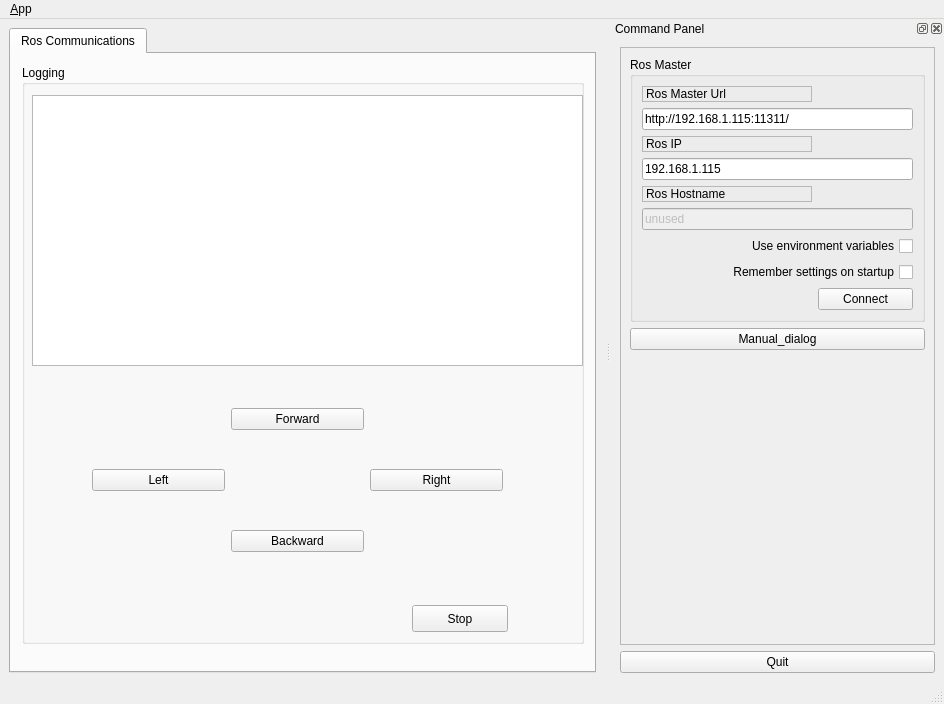
<?xml version="1.0" encoding="UTF-8"?>
<ui version="4.0">
 <class>MainWindowDesign</class>
 <widget class="QMainWindow" name="MainWindowDesign">
  <property name="geometry">
   <rect>
    <x>0</x>
    <y>0</y>
    <width>944</width>
    <height>704</height>
   </rect>
  </property>
  <property name="windowTitle">
   <string>QRosApp</string>
  </property>
  <property name="windowIcon">
   <iconset resource="../resources/images.qrc">
    <normaloff>:/images/icon.png</normaloff>:/images/icon.png</iconset>
  </property>
  <property name="locale">
   <locale language="English" country="Australia"/>
  </property>
  <widget class="QWidget" name="centralwidget">
   <layout class="QVBoxLayout" name="verticalLayout_2">
    <item>
     <widget class="QTabWidget" name="tab_manager">
      <property name="minimumSize">
       <size>
        <width>100</width>
        <height>0</height>
       </size>
      </property>
      <property name="locale">
       <locale language="English" country="Australia"/>
      </property>
      <property name="currentIndex">
       <number>0</number>
      </property>
      <widget class="QWidget" name="tab_status">
       <attribute name="title">
        <string>Ros Communications</string>
       </attribute>
       <widget class="QGroupBox" name="groupBox_12">
        <property name="geometry">
         <rect>
          <x>11</x>
          <y>11</y>
          <width>562</width>
          <height>579</height>
         </rect>
        </property>
        <property name="sizePolicy">
         <sizepolicy hsizetype="MinimumExpanding" vsizetype="Preferred">
          <horstretch>0</horstretch>
          <verstretch>0</verstretch>
         </sizepolicy>
        </property>
        <property name="title">
         <string>Logging</string>
        </property>
        <widget class="QListView" name="view_logging">
         <property name="geometry">
          <rect>
           <x>10</x>
           <y>30</y>
           <width>551</width>
           <height>271</height>
          </rect>
         </property>
        </widget>
        <widget class="QPushButton" name="pushButton_stop">
         <property name="geometry">
          <rect>
           <x>390</x>
           <y>540</y>
           <width>96</width>
           <height>27</height>
          </rect>
         </property>
         <property name="text">
          <string>Stop</string>
         </property>
        </widget>
        <widget class="QWidget" name="layoutWidget">
         <property name="geometry">
          <rect>
           <x>70</x>
           <y>310</y>
           <width>411</width>
           <height>211</height>
          </rect>
         </property>
         <layout class="QGridLayout" name="gridLayout_2">
          <item row="1" column="2">
           <widget class="QPushButton" name="pushButton_right">
            <property name="text">
             <string>Right</string>
            </property>
           </widget>
          </item>
          <item row="2" column="1">
           <widget class="QPushButton" name="pushButton_backward">
            <property name="text">
             <string>Backward</string>
            </property>
           </widget>
          </item>
          <item row="0" column="1">
           <widget class="QPushButton" name="pushButton_forward">
            <property name="text">
             <string>Forward</string>
            </property>
           </widget>
          </item>
          <item row="1" column="0">
           <widget class="QPushButton" name="pushButton_left">
            <property name="text">
             <string>Left</string>
            </property>
           </widget>
          </item>
         </layout>
        </widget>
       </widget>
      </widget>
     </widget>
    </item>
   </layout>
  </widget>
  <widget class="QMenuBar" name="menubar">
   <property name="geometry">
    <rect>
     <x>0</x>
     <y>0</y>
     <width>944</width>
     <height>28</height>
    </rect>
   </property>
   <widget class="QMenu" name="menu_File">
    <property name="title">
     <string>&amp;App</string>
    </property>
    <addaction name="action_Preferences"/>
    <addaction name="separator"/>
    <addaction name="actionAbout"/>
    <addaction name="actionAbout_Qt"/>
    <addaction name="separator"/>
    <addaction name="action_Quit"/>
   </widget>
   <addaction name="menu_File"/>
  </widget>
  <widget class="QStatusBar" name="statusbar"/>
  <widget class="QDockWidget" name="dock_status">
   <property name="sizePolicy">
    <sizepolicy hsizetype="Minimum" vsizetype="Preferred">
     <horstretch>0</horstretch>
     <verstretch>0</verstretch>
    </sizepolicy>
   </property>
   <property name="minimumSize">
    <size>
     <width>333</width>
     <height>524</height>
    </size>
   </property>
   <property name="allowedAreas">
    <set>Qt::RightDockWidgetArea</set>
   </property>
   <property name="windowTitle">
    <string>Command Panel</string>
   </property>
   <attribute name="dockWidgetArea">
    <number>2</number>
   </attribute>
   <widget class="QWidget" name="dockWidgetContents_2">
    <layout class="QVBoxLayout" name="verticalLayout">
     <item>
      <widget class="QFrame" name="frame">
       <property name="sizePolicy">
        <sizepolicy hsizetype="Minimum" vsizetype="Preferred">
         <horstretch>0</horstretch>
         <verstretch>0</verstretch>
        </sizepolicy>
       </property>
       <property name="frameShape">
        <enum>QFrame::StyledPanel</enum>
       </property>
       <property name="frameShadow">
        <enum>QFrame::Raised</enum>
       </property>
       <layout class="QVBoxLayout" name="verticalLayout_3">
        <item>
         <widget class="QGroupBox" name="groupBox">
          <property name="title">
           <string>Ros Master</string>
          </property>
          <layout class="QGridLayout" name="gridLayout">
           <item row="0" column="0">
            <widget class="QLabel" name="label">
             <property name="frameShape">
              <enum>QFrame::StyledPanel</enum>
             </property>
             <property name="frameShadow">
              <enum>QFrame::Raised</enum>
             </property>
             <property name="text">
              <string>Ros Master Url</string>
             </property>
            </widget>
           </item>
           <item row="1" column="0" colspan="2">
            <widget class="QLineEdit" name="line_edit_master">
             <property name="text">
              <string>http://192.168.1.115:11311/</string>
             </property>
            </widget>
           </item>
           <item row="2" column="0">
            <widget class="QLabel" name="label_2">
             <property name="frameShape">
              <enum>QFrame::StyledPanel</enum>
             </property>
             <property name="frameShadow">
              <enum>QFrame::Raised</enum>
             </property>
             <property name="text">
              <string>Ros IP</string>
             </property>
            </widget>
           </item>
           <item row="3" column="0" colspan="2">
            <widget class="QLineEdit" name="line_edit_host">
             <property name="text">
              <string>192.168.1.115</string>
             </property>
            </widget>
           </item>
           <item row="4" column="0">
            <widget class="QLabel" name="label_3">
             <property name="frameShape">
              <enum>QFrame::StyledPanel</enum>
             </property>
             <property name="frameShadow">
              <enum>QFrame::Raised</enum>
             </property>
             <property name="text">
              <string>Ros Hostname</string>
             </property>
            </widget>
           </item>
           <item row="5" column="0" colspan="2">
            <widget class="QLineEdit" name="line_edit_topic">
             <property name="enabled">
              <bool>false</bool>
             </property>
             <property name="text">
              <string>unused</string>
             </property>
            </widget>
           </item>
           <item row="6" column="0" colspan="2">
            <widget class="QCheckBox" name="checkbox_use_environment">
             <property name="layoutDirection">
              <enum>Qt::RightToLeft</enum>
             </property>
             <property name="text">
              <string>Use environment variables</string>
             </property>
            </widget>
           </item>
           <item row="7" column="0" colspan="2">
            <widget class="QCheckBox" name="checkbox_remember_settings">
             <property name="layoutDirection">
              <enum>Qt::RightToLeft</enum>
             </property>
             <property name="text">
              <string>Remember settings on startup</string>
             </property>
            </widget>
           </item>
           <item row="8" column="0">
            <spacer name="horizontalSpacer">
             <property name="orientation">
              <enum>Qt::Horizontal</enum>
             </property>
             <property name="sizeHint" stdset="0">
              <size>
               <width>170</width>
               <height>21</height>
              </size>
             </property>
            </spacer>
           </item>
           <item row="8" column="1">
            <widget class="QPushButton" name="button_connect">
             <property name="enabled">
              <bool>true</bool>
             </property>
             <property name="sizePolicy">
              <sizepolicy hsizetype="MinimumExpanding" vsizetype="Fixed">
               <horstretch>0</horstretch>
               <verstretch>0</verstretch>
              </sizepolicy>
             </property>
             <property name="toolTip">
              <string>Set the target to the current joint trajectory state.</string>
             </property>
             <property name="statusTip">
              <string>Clear all waypoints and set the target to the current joint trajectory state.</string>
             </property>
             <property name="text">
              <string>Connect</string>
             </property>
            </widget>
           </item>
          </layout>
         </widget>
        </item>
        <item>
         <widget class="QPushButton" name="pushButton_dialog">
          <property name="text">
           <string>Manual_dialog</string>
          </property>
         </widget>
        </item>
        <item>
         <spacer name="verticalSpacer_3">
          <property name="orientation">
           <enum>Qt::Vertical</enum>
          </property>
          <property name="sizeHint" stdset="0">
           <size>
            <width>20</width>
            <height>233</height>
           </size>
          </property>
         </spacer>
        </item>
       </layout>
      </widget>
     </item>
     <item>
      <widget class="QPushButton" name="quit_button">
       <property name="sizePolicy">
        <sizepolicy hsizetype="MinimumExpanding" vsizetype="Fixed">
         <horstretch>0</horstretch>
         <verstretch>0</verstretch>
        </sizepolicy>
       </property>
       <property name="text">
        <string>Quit</string>
       </property>
      </widget>
     </item>
    </layout>
   </widget>
  </widget>
  <action name="action_Quit">
   <property name="text">
    <string>&amp;Quit</string>
   </property>
   <property name="shortcut">
    <string>Ctrl+Q</string>
   </property>
   <property name="shortcutContext">
    <enum>Qt::ApplicationShortcut</enum>
   </property>
  </action>
  <action name="action_Preferences">
   <property name="text">
    <string>&amp;Preferences</string>
   </property>
  </action>
  <action name="actionAbout">
   <property name="text">
    <string>&amp;About</string>
   </property>
  </action>
  <action name="actionAbout_Qt">
   <property name="text">
    <string>About &amp;Qt</string>
   </property>
  </action>
 </widget>
 <resources>
  <include location="../resources/images.qrc"/>
 </resources>
 <connections>
  <connection>
   <sender>action_Quit</sender>
   <signal>triggered()</signal>
   <receiver>MainWindowDesign</receiver>
   <slot>close()</slot>
   <hints>
    <hint type="sourcelabel">
     <x>-1</x>
     <y>-1</y>
    </hint>
    <hint type="destinationlabel">
     <x>399</x>
     <y>299</y>
    </hint>
   </hints>
  </connection>
  <connection>
   <sender>quit_button</sender>
   <signal>clicked()</signal>
   <receiver>MainWindowDesign</receiver>
   <slot>close()</slot>
   <hints>
    <hint type="sourcelabel">
     <x>859</x>
     <y>552</y>
    </hint>
    <hint type="destinationlabel">
     <x>469</x>
     <y>299</y>
    </hint>
   </hints>
  </connection>
 </connections>
</ui>
